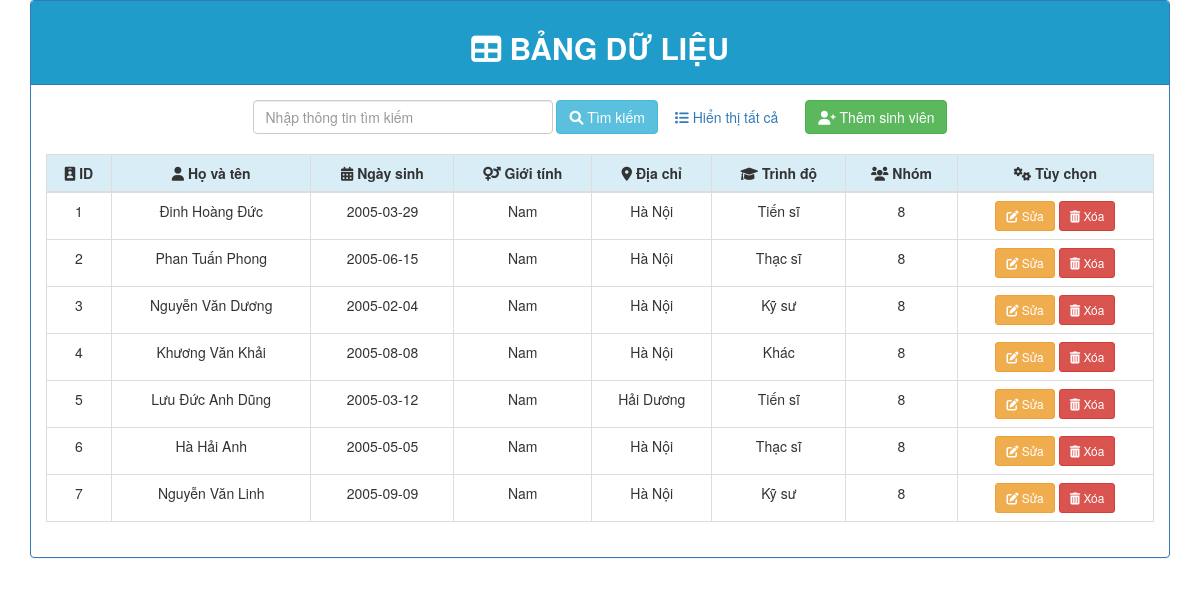
The app's page /home.php with its own data.
### tables this page shows
CREATE TABLE `table_students` (
  `id` int(200) NOT NULL,
  `fullname` varchar(100) NOT NULL,
  `dob` date NOT NULL,
  `gender` int(5) NOT NULL,
  `hometown` varchar(200) NOT NULL,
  `level` int(5) NOT NULL,
  `group` int(50) NOT NULL
);

### home.php (the view, shortened to what this page needs)
<!DOCTYPE html>
<html lang="en">
<head>
    <link rel="stylesheet" href="https://maxcdn.bootstrapcdn.com/bootstrap/3.4.1/css/bootstrap.min.css">
    <link rel="stylesheet" href="https://cdnjs.cloudflare.com/ajax/libs/font-awesome/6.0.0-beta3/css/all.min.css">
</head>
<body>
<div class="container">
    <div class="panel panel-primary">
        <div class="panel-heading text-center" style="background: #1f9cca">
            <h2><strong><i class="fas fa-table"></i> BẢNG DỮ LIỆU</strong></h2>
        </div>
        <div class="panel-body">
            <form action="" method="post" class="form-inline text-center" style="margin-bottom: 20px;">
                <div class="form-group">
                    <input type="text" name="search" class="form-control" placeholder="Nhập thông tin tìm kiếm" style="width: 300px;">
                </div>
                <button type="submit" name="find" class="btn btn-info">
                    <i class="fas fa-search"></i> Tìm kiếm
                </button>
                <a href="" class="btn btn-secondary">
                    <i class="fas fa-list"></i> Hiển thị tất cả
                </a>
                <a href="index.php" class="btn btn-success" style="margin-left: 10px">
                    <i class=" fas fa-user-plus"></i> Thêm sinh viên
                </a>
            </form>
            <?php
            global $conn;
            $sql = "SELECT * FROM table_students";
            $result = mysqli_query($conn, $sql);
            ?>
            <table class="table table-bordered table-hover text-center">
                <thead class="bg-info">
                <tr>
                    <th style="text-align: center"><i class="fas fa-id-badge"></i> ID</th>
                    <th style="text-align: center"><i class="fas fa-user"></i> Họ và tên</th>
                    <th style="text-align: center"><i class="fas fa-calendar-alt"></i> Ngày sinh</th>
                    <th style="text-align: center"><i class="fas fa-venus-mars"></i> Giới tính</th>
                    <th style="text-align: center"><i class="fas fa-map-marker-alt"></i> Địa chỉ</th>
                    <th style="text-align: center"><i class="fas fa-graduation-cap"></i> Trình độ</th>
                    <th style="text-align: center"><i class="fas fa-users"></i> Nhóm</th>
                    <th style="text-align: center"><i class="fas fa-cogs"></i> Tùy chọn</th>
                </tr>
                </thead>
                <tbody>
                <?php
                $levels = ["Tiến sĩ", "Thạc sĩ", "Kỹ sư", "Khác"];
                $genders = ["Nữ", "Nam"];
                while ($r = mysqli_fetch_assoc($result)) {
                    ?>
                    <tr>
                        <td><?php echo $r['id'] ?></td>
                        <td><?php echo $r['fullname'] ?></td>
                        <td><?php echo $r['dob'] ?></td>
                        <td><?php echo $genders[$r['gender']]; ?></td>
                        <td><?php echo $r['hometown'] ?></td>
                        <td><?php echo $levels[$r['level']]; ?></td>
                        <td><?php echo $r['group'] ?></td>
                        <td>
                            <a href="edit.php?hid=<?php echo $r['id'] ?>" class="btn btn-warning btn-sm">
                                <i class="fas fa-edit"></i> Sửa
                            </a>
                            <a onclick="return confirm('Bạn có muốn xóa thành viên này không?');"
                               class="btn btn-danger btn-sm" href="delete.php?hid=<?php echo $r['id'] ?>">
                                <i class="fas fa-trash-alt"></i> Xóa
                            </a>
                        </td>
                    </tr>
                    <?php
                }
                ?>
                </tbody>
            </table>
        </div>
    </div>
</div>
</body>
</html>

### records on screen
table_students: id "1", fullname "Đinh Hoàng Đức", dob "2005-03-29", gender "Nam", hometown "Hà Nội", level "Tiến sĩ", group "8"
table_students: id "2", fullname "Phan Tuấn Phong", dob "2005-06-15", gender "Nam", hometown "Hà Nội", level "Thạc sĩ", group "8"
table_students: id "3", fullname "Nguyễn Văn Dương", dob "2005-02-04", gender "Nam", hometown "Hà Nội", level "Kỹ sư", group "8"
table_students: id "4", fullname "Khương Văn Khải", dob "2005-08-08", gender "Nam", hometown "Hà Nội", level "Khác", group "8"
table_students: id "5", fullname "Lưu Đức Anh Dũng", dob "2005-03-12", gender "Nam", hometown "Hải Dương", level "Tiến sĩ", group "8"
table_students: id "6", fullname "Hà Hải Anh", dob "2005-05-05", gender "Nam", hometown "Hà Nội", level "Thạc sĩ", group "8"
table_students: id "7", fullname "Nguyễn Văn Linh", dob "2005-09-09", gender "Nam", hometown "Hà Nội", level "Kỹ sư", group "8"
